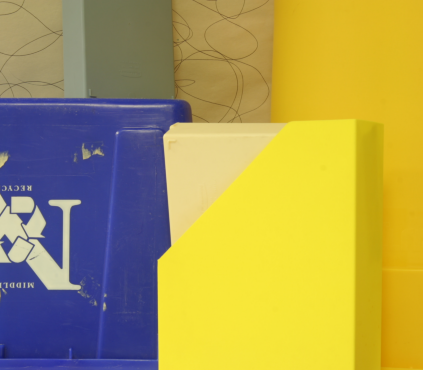
#> input picture IPCV/chapter2/hw3/view1.png, 423 x 370 px
$ python test.py
#> lines starting #> are read from the running program, lines starting #| are printed output that depends on the picture
import numpy as np
import cv2 as cv
img1 = cv.imread('view1.png', cv.IMREAD_COLOR)
#> img1 is the input picture: shape (370, 423, 3); mean B, G, R 82.9, 155.8, 170.9
img2 = cv.imread('view5.png', cv.IMREAD_COLOR)
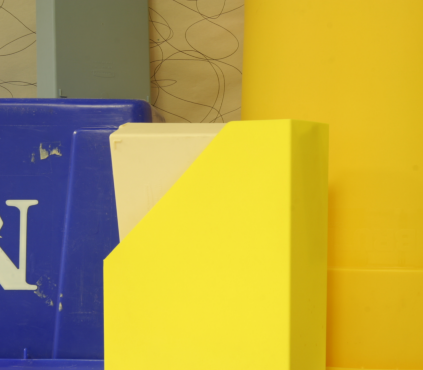
#> input picture IPCV/chapter2/hw3/view5.png, 423 x 370 px
#> img2 is the input picture: shape (370, 423, 3); mean B, G, R 68.7, 162, 182.1
sift = cv.SIFT_create(nfeatures=400)
# find the keypoints and descriptors with SIFT
kp1, des1 = sift.detectAndCompute(img1, None)
#> kp1 = 127 keypoints; strongest (x, y, size): (25, 218, 7.6), (55, 276, 20.8), (77, 202, 4.1), (66, 205, 10)
kp2, des2 = sift.detectAndCompute(img2, None)
#> kp2 = 67 keypoints; strongest (x, y, size): (34, 202, 4), (23, 205, 10), (33, 287, 4.1), (17, 265, 3.9)
# FLANN parameters
matcher = cv.DescriptorMatcher_create(cv.DescriptorMatcher_FLANNBASED)
knn_matches = matcher.knnMatch(des1, des2, 2)
#> knn_matches = 127 matches
pts1 = []
pts2 = []
good_matches = []
# ratio test as per Lowe's paper
for m, n in knn_matches:
  if m.distance < 0.8 * n.distance:
    good_matches.append(m)
    pts2.append(kp2[m.trainIdx].pt)
    pts1.append(kp1[m.queryIdx].pt)
#> this loop made 127 passes
#> after the loop, good_matches = 43 matches; pts1 = 43 pairs, first value 7.33 to 266.8, second value 94.87 to 357.4; pts2 = 43 pairs, first value 7.51 to 237.9, second value 94.93 to 357.2
img_matches = np.empty( (img1.shape[0], img1.shape[1]+img2.shape[1], 3), dtype=np.uint8 )
cv.drawMatches(img1, kp1, img2, kp2, good_matches, img_matches, flags=cv.DrawMatchesFlags_NOT_DRAW_SINGLE_POINTS)
cv.imshow("Good", img_matches)

pts1 = np.int32(pts1)
#> pts1 = 43 pairs, first value 7 to 266, second value 94 to 357
pts2 = np.int32(pts2)
#> pts2 = 43 pairs, first value 7 to 237, second value 94 to 357
F, mask = cv.findFundamentalMat(pts1, pts2, cv.RANSAC)
#> F = [[-7.11e-07, -0.000242, 0.0371], [0.000239, -9.95e-06, 2.85e+12], [-0.0326, -2.85e+12, 1]]; mask = 43 values, max 1 at index 0, min 0 at index 1, mean 0.814
# We select only inlier points
pts1 = pts1[mask.ravel()==1]
#> pts1 = 35 pairs, first value 7 to 266, second value 94 to 357
pts2 = pts2[mask.ravel()==1]
#> pts2 = 35 pairs, first value 7 to 237, second value 94 to 357

def drawlines(img1, img2, lines, pts1, pts2):
  ''' img1 - image on which we draw the epilines for the points in img2
      lines - corresponding epilines '''
  r, c, _ = img1.shape
  for r, pt1, pt2 in zip(lines, pts1, pts2):
    color = tuple(np.random.randint(0,255,3).tolist())
    x0, y0 = map(int, [0, -r[2]/r[1] ])
    x1, y1 = map(int, [c, -(r[2]+r[0]*c)/r[1] ])
    img1 = cv.line(img1, (x0,y0), (x1,y1), color, 1)
    img1 = cv.circle(img1, tuple(pt1), 5, color, -1)
    img2 = cv.circle(img2, tuple(pt2), 5, color, -1)
  return img1, img2

# Find epilines corresponding to points in right image (second image) and
# drawing its lines on left image
lines1 = cv.computeCorrespondEpilines(pts2.reshape(-1,1,2), 2, F)
#> lines1 = 35 rows, first 8: [-3.47e-15, -1, 95], [-3.47e-15, -1, 95], [-3.47e-15, -1, 95], [1.05e-14, -1, 262], [1.07e-14, -1, 264], [1.05e-14, -1, 262], [5.74e-15, -1, 205], [1.19e-14, -1, 279]
lines1 = lines1.reshape(-1, 3)
img5, img6 = drawlines(img1, img2, lines1, pts1, pts2)
#> the loop in drawlines, `for r, pt1, pt2 in zip(lines, pts1, pts2):` made 35 passes
#> (r, pt1, pt2, color, y0, y1) on passes 1 to 10: ([-3.47e-15, -1, 95], [7, 94], [7, 95], (172, 47, 117), 95, 94), ([-3.47e-15, -1, 95], [16, 95], [15, 95], (192, 67, 251), 95, 94), ([-3.47e-15, -1, 95], [27, 95], [15, 95], (195, 103, 9), 95, 94), ([1.05e-14, -1, 262], [59, 262], [15, 262], (211, 21, 242), 262, 262), ([1.07e-14, -1, 264], [59, 263], [16, 264], (36, 87, 70), 264, 264), ([1.05e-14, -1, 262], [59, 263], [15, 262], (216, 88, 140), 262, 262), ([5.74e-15, -1, 205], [65, 205], [22, 205], (58, 193, 230), 205, 205), ([1.19e-14, -1, 279], [72, 279], [29, 279], (39, 87, 174), 279, 279), ([1.85e-14, -1, 357], [72, 357], [27, 357], (88, 81, 165), 357, 357), ([6.08e-15, -1, 209], [73, 209], [30, 209], (25, 77, 72), 209, 209)
#> after the loop in drawlines, `for r, pt1, pt2 in zip(lines, pts1, pts2):`: img1: shape (370, 423, 3); mean B, G, R 84.6, 154.1, 168.5
#> after the loop in drawlines, `for r, pt1, pt2 in zip(lines, pts1, pts2):`:
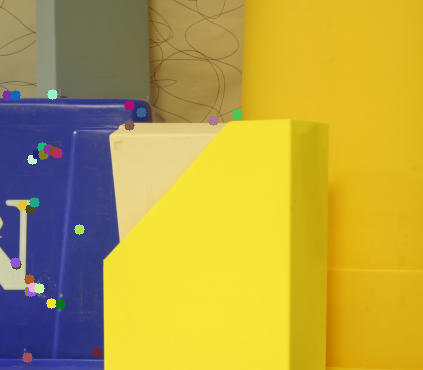
#> img2: shape (370, 423, 3); mean B, G, R 68.6, 162.3, 182.4
# Find epilines corresponding to points in left image (first image) and
# drawing its lines on right image
lines2 = cv.computeCorrespondEpilines(pts1.reshape(-1,1,2), 1, F)
#> lines2 = 35 rows, first 8: [5.03e-15, 1, -94], [4.95e-15, 1, -95], [4.95e-15, 1, -95], [-9.22e-15, 1, -262], [-9.31e-15, 1, -263], [-9.31e-15, 1, -263], [-4.39e-15, 1, -205], [-1.07e-14, 1, -279]
lines2 = lines2.reshape(-1, 3)
img3, img4 = drawlines(img2, img1, lines2, pts2, pts1)
#> the loop in drawlines (call 2), `for r, pt1, pt2 in zip(lines, pts1, pts2):` made 35 passes
#> (r, pt1, pt2, color, y0, y1) on passes 1 to 9: ([5.03e-15, 1, -94], [7, 95], [7, 94], (6, 196, 47), 94, 93), ([4.95e-15, 1, -95], [15, 95], [16, 95], (127, 244, 131), 95, 94), ([4.95e-15, 1, -95], [15, 95], [27, 95], (204, 100, 180), 95, 94), ([-9.22e-15, 1, -262], [15, 262], [59, 262], (232, 78, 143), 262, 262), ([-9.31e-15, 1, -263], [16, 264], [59, 263], (148, 227, 186), 263, 263), ([-9.31e-15, 1, -263], [15, 262], [59, 263], (23, 207, 141), 263, 263), ([-4.39e-15, 1, -205], [22, 205], [65, 205], (117, 85, 48), 205, 205), ([-1.07e-14, 1, -279], [29, 279], [72, 279], (49, 69, 169), 279, 279), ([-1.73e-14, 1, -357], [27, 357], [72, 357], (163, 192, 95), 357, 357)
#> pass 1, in drawlines (call 2), `img1 = cv.circle(img1, tuple(pt1), 5, color, -1)`:
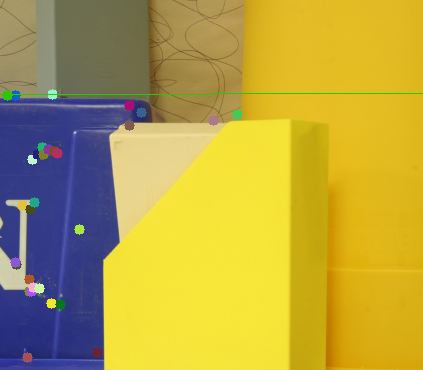
#> img1: shape (370, 423, 3); mean B, G, R 68.3, 162.5, 182.1
#> after the loop in drawlines (call 2), `for r, pt1, pt2 in zip(lines, pts1, pts2):`:
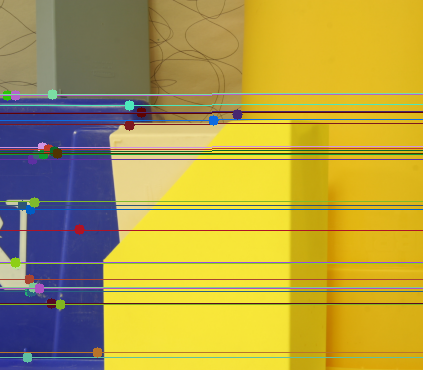
#> img1: shape (370, 423, 3); mean B, G, R 71, 158.1, 176.7
#> after the loop in drawlines (call 2), `for r, pt1, pt2 in zip(lines, pts1, pts2):`:
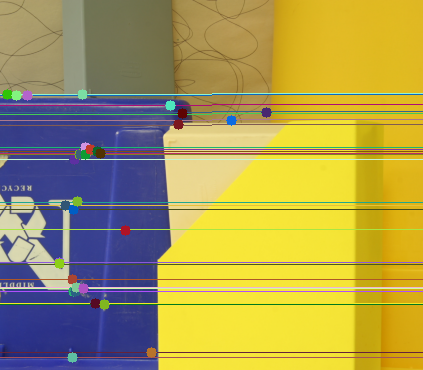
#> img2: shape (370, 423, 3); mean B, G, R 84.3, 154, 168.1
dst = cv.hconcat([img5, img3])
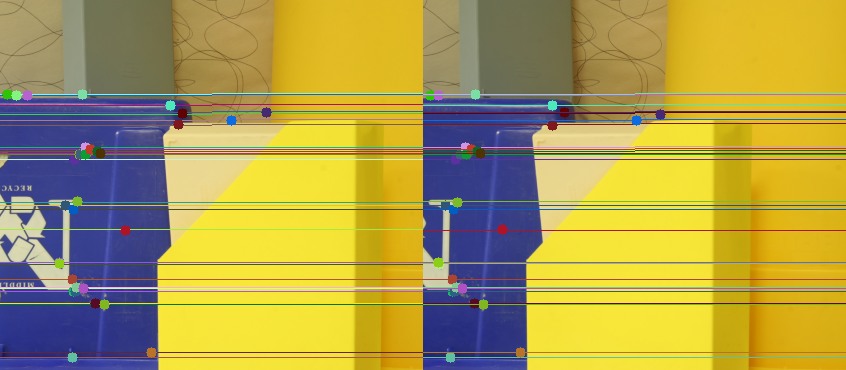
#> dst: shape (370, 846, 3); mean B, G, R 77.7, 156, 172.4
cv.imshow("Line", dst)
cv.imwrite("lines.jpg", dst)

h, w, _ = img1.shape
#> h = 370; w = 423
_, H1, H2 = cv.stereoRectifyUncalibrated(
  np.float32(pts1), np.float32(pts2), F, imgSize=(h, w)
)
#> H1 = [[-0.991, 6.01e+11, -2.81e+14], [-0.0326, -2.85e+12, -1.5], [-0.000239, 8.79e-17, -2.85e+12]]; H2 = [[1, 4.88e-15, -1.02e-12], [-4.88e-15, 1, 9.09e-13], [0, 0, 1]]
img1_rectified = cv.warpPerspective(img1, H1, (h, w))
#> img1_rectified: shape (423, 370, 3); every value is 0
img2_rectified = cv.warpPerspective(img2, H2, (h, w))
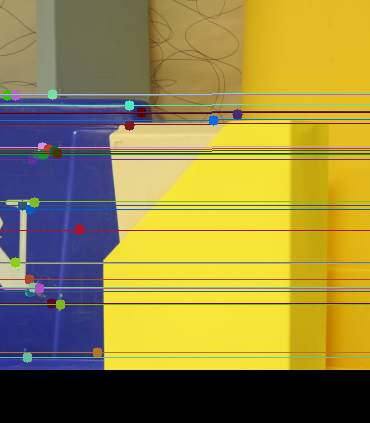
#> img2_rectified: shape (423, 370, 3); mean B, G, R 66.8, 136, 149.9
cv.imshow("Rect 1", img1_rectified)
cv.imshow("Rect 2", img2_rectified)

while (cv.waitKey(0) != 122): pass
#> (key Esc is pressed here)
#> (key Enter is pressed here)
